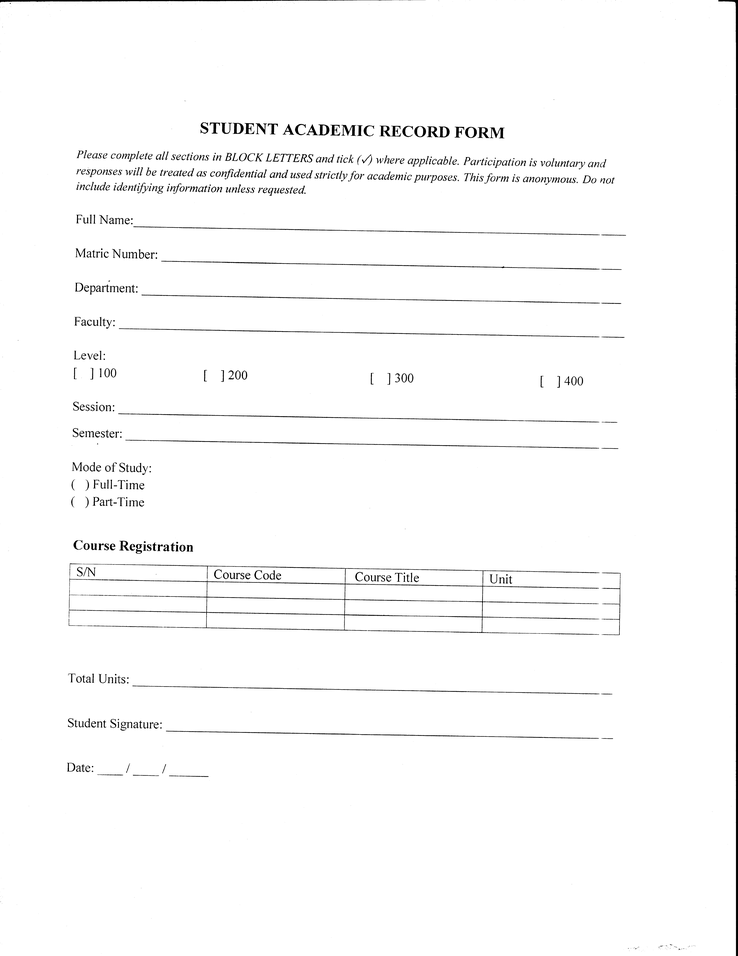
#> input picture combo1_individual/page_001.tif, 738 x 956 px, shrunk from 5088 x 6592 before the run
$ python -i skew_analysis.py   (imports and definitions only)
#> lines starting #> are read from the running program, lines starting #| are printed output that depends on the picture
#> further down, picture is the input picture: shape (956, 738); min 0, max 255, mean 249.9
from __future__ import annotations

import cv2
import numpy as np
import logging

logger = logging.getLogger(__name__)

_DEFAULTS: dict[str, float] = {
    "skew_angle": 0.0, "skew_confidence": 0.0,
    "skew_acceptability": 1.0, "skew_risk": 0.0,
    "effective_skew_risk": 0.0,
}


def skew_analysis(gray: np.ndarray, hough_threshold: int = 200) -> dict[str, float]:
#> called with hough_threshold = 200
    if gray is None:
        logger.warning("skew_analysis: gray is None, returning defaults")
        return dict(_DEFAULTS)
    if not isinstance(gray, np.ndarray):
        logger.warning("skew_analysis: expected ndarray, got %s", type(gray).__name__)
        return dict(_DEFAULTS)
    if gray.size == 0:
        logger.warning("skew_analysis: empty image, returning defaults")
        return dict(_DEFAULTS)
    if gray.ndim != 2:
        logger.warning("skew_analysis: expected 2D, got %dD, returning defaults", gray.ndim)
        return dict(_DEFAULTS)
    try:
        binary = cv2.adaptiveThreshold(gray,255,cv2.ADAPTIVE_THRESH_MEAN_C,
                                       cv2.THRESH_BINARY_INV,15,10)
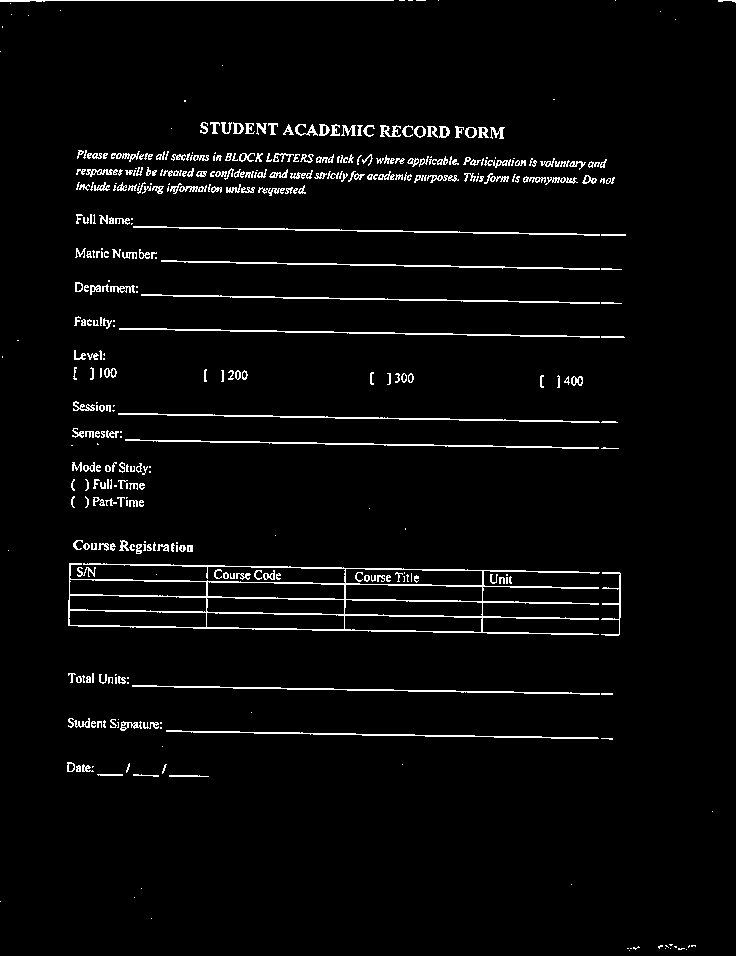
#> binary: shape (956, 738); 3.7% white in thin lines or dots
    except Exception as e:
        logger.exception("skew_analysis: adaptiveThreshold failed: %s", e)
        return dict(_DEFAULTS)
    try:
        edges = cv2.Canny(binary,50,150)
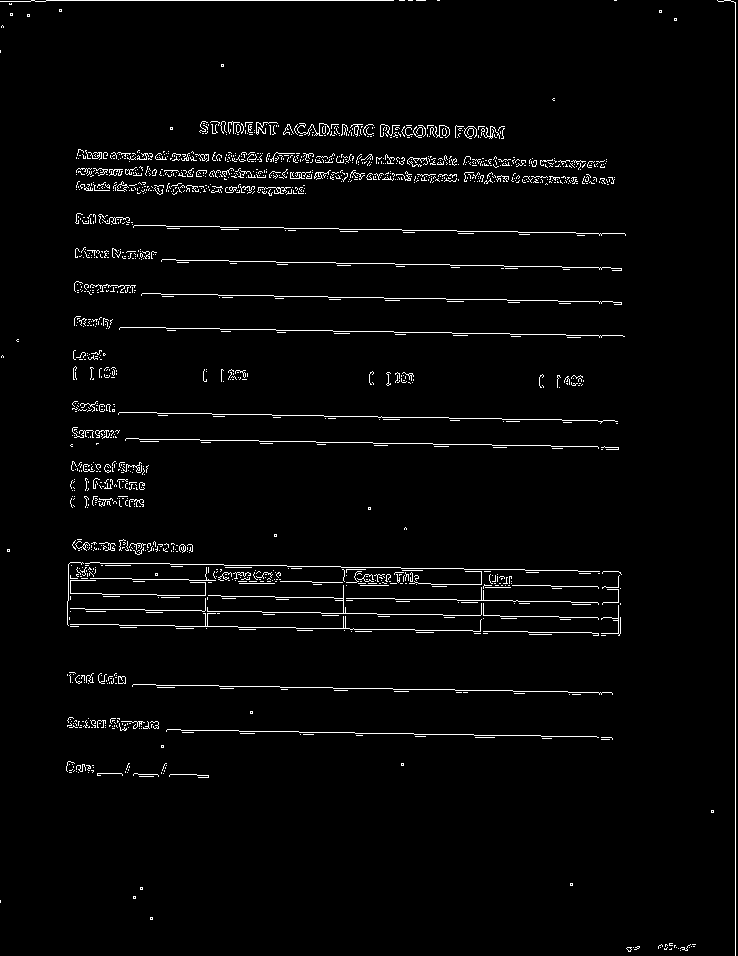
#> edges: shape (956, 738); 2.6% white in thin lines or dots
    except Exception as e:
        logger.exception("skew_analysis: Canny failed: %s", e)
        return dict(_DEFAULTS)
    try:
        lines = cv2.HoughLines(edges,1,np.pi/180,hough_threshold)
#> lines = 19 rows, first 8: [735, 0], [436, 1.59], [607, 1.59], [622, 1.59], [576, 1.59], [726, 1.59], [0, 1.57], [410, 1.59]
    except Exception as e:
        logger.exception("skew_analysis: HoughLines failed: %s", e)
        return dict(_DEFAULTS)
    skew_angle = 0.0
    skew_confidence = 0.0
    skew_acceptability = 1.0
    if lines is not None:
        try:
            angles = np.array([(theta - np.pi/2) * 180/np.pi for rho, theta in lines[:30, 0]])
#> angles = 19 values, max 1 at index 1, min -90 at index 0, mean -3.84
            med = np.median(angles)
#> med = 1
            mean_angle = np.mean(angles)
#> mean_angle = -3.84
            skew_angle = float(0.8 * med + 0.2 * mean_angle)
#> skew_angle = 0.0316
            cs = 1 - np.std(angles) / 2.0
#> cs = -9.15
            ca = 1 - abs(mean_angle - med) / 2.0
#> ca = -1.42
            skew_confidence = float(np.clip(0.7 * cs + 0.3 * ca, 0, 1))
#> skew_confidence = 0
            skew_acceptability = float(np.clip(1 - abs(skew_angle) / 3.0, 0, 1))
#> skew_acceptability = 0.989
        except Exception as e:
            logger.warning("skew_analysis: angle computation failed: %s", e)
    risk = float(np.clip(abs(skew_angle) / 5.0, 0, 1))
#> risk = 0.00632
    return {"skew_angle": skew_angle, "skew_confidence": skew_confidence,
            "skew_acceptability": skew_acceptability, "skew_risk": risk,
            "effective_skew_risk": float(skew_confidence * risk)}

>>> import cv2
>>> picture = cv2.imread('../../combo1_individual/page_001.tif', cv2.IMREAD_GRAYSCALE)
>>> result = skew_analysis(picture)
#> result = {'skew_angle': 0.0316, 'skew_confidence': 0, 'skew_acceptability': 0.989, 'skew_risk': 0.00632, 'effective_skew_risk': 0}

$ run again, on combo1_individual/page_002.tif
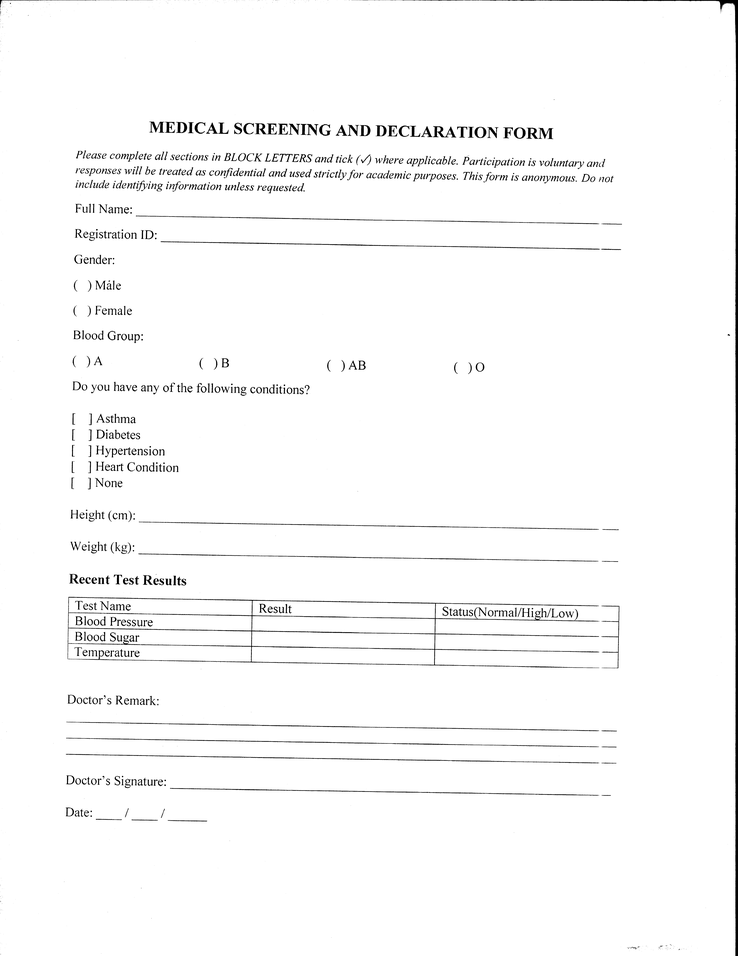
#> input picture combo1_individual/page_002.tif, 738 x 956 px, shrunk from 5088 x 6592 before the run
#> picture is the input picture: shape (956, 738); min 0, max 255, mean 249
#> in skew_analysis, `binary = cv2.adaptiveThreshold(gray,255,cv2.ADAPTIVE_THRESH_MEAN_C, cv..`:
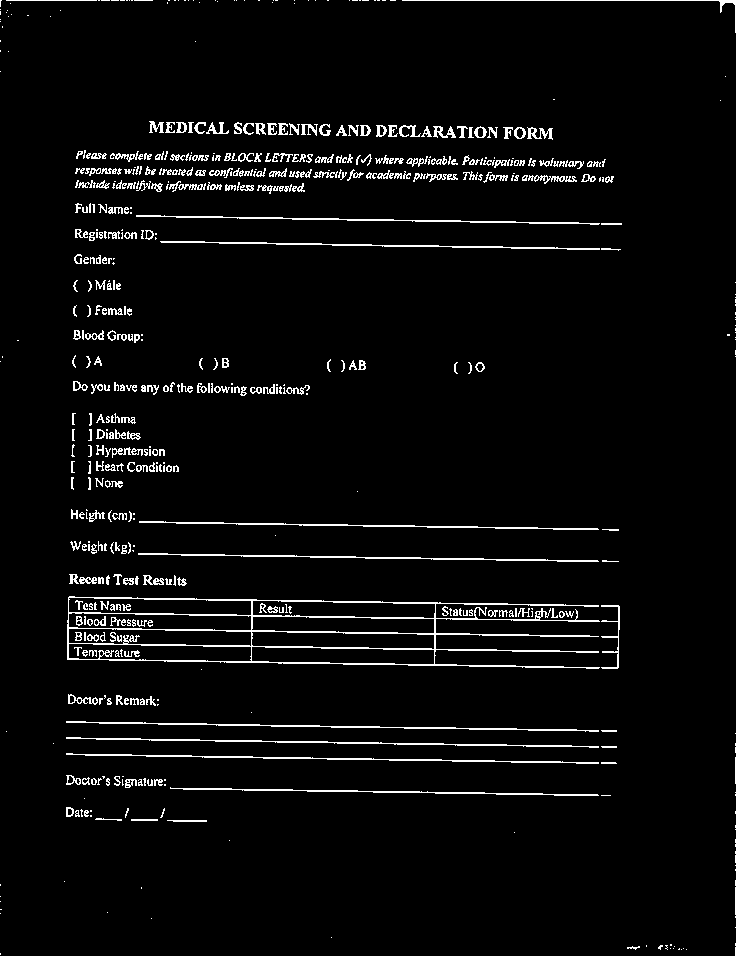
#> binary: shape (956, 738); 4.2% white in thin lines or dots
#> in skew_analysis, `edges = cv2.Canny(binary,50,150)`:
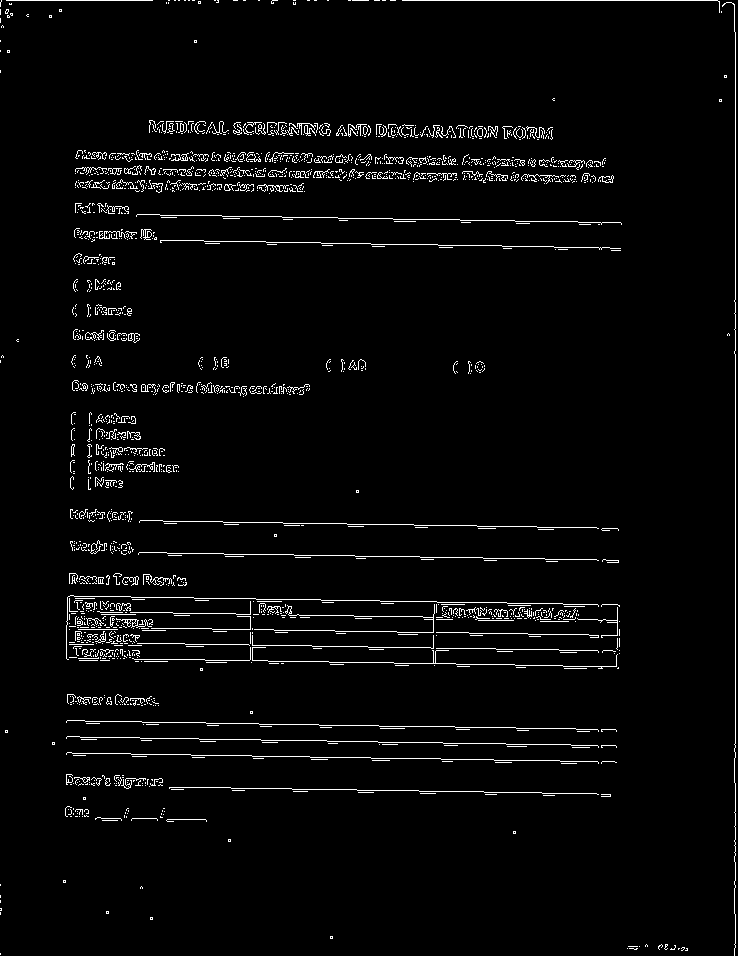
#> edges: shape (956, 738); 3.1% white in thin lines or dots
#> lines = 18 rows, first 8: [735, 0], [0, 1.57], [751, 1.59], [594, 1.59], [640, 1.59], [735, 1.59], [237, 1.59], [549, 1.59]
#> angles = 18 values from -90 to 1
#> med = 1
#> mean_angle = -4.11
#> skew_angle = -0.0222
#> cs = -9.42
#> ca = -1.56
#> skew_confidence = 0
#> skew_acceptability = 0.993
#> risk = 0.00445
#> result = {'skew_angle': -0.0222, 'skew_confidence': 0, 'skew_acceptability': 0.993, 'skew_risk': 0.00445, 'effective_skew_risk': 0}

$ run again, on combo1_individual/page_003.tif
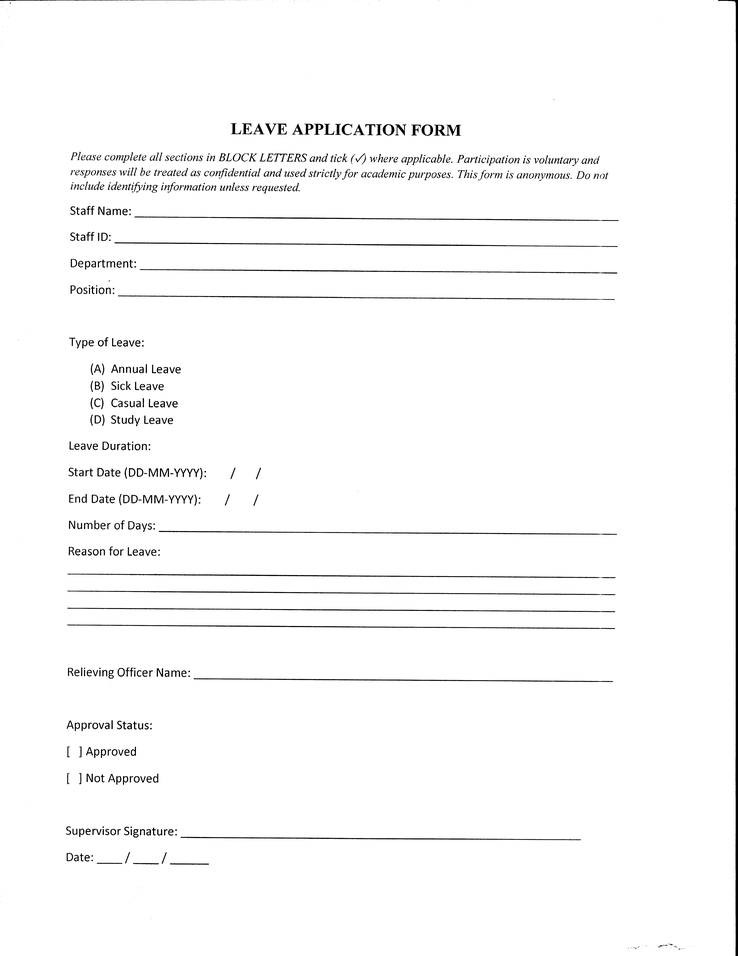
#> input picture combo1_individual/page_003.tif, 738 x 956 px, shrunk from 5088 x 6592 before the run
#> picture is the input picture: shape (956, 738); min 0, max 255, mean 249.3
#> in skew_analysis, `binary = cv2.adaptiveThreshold(gray,255,cv2.ADAPTIVE_THRESH_MEAN_C, cv..`:
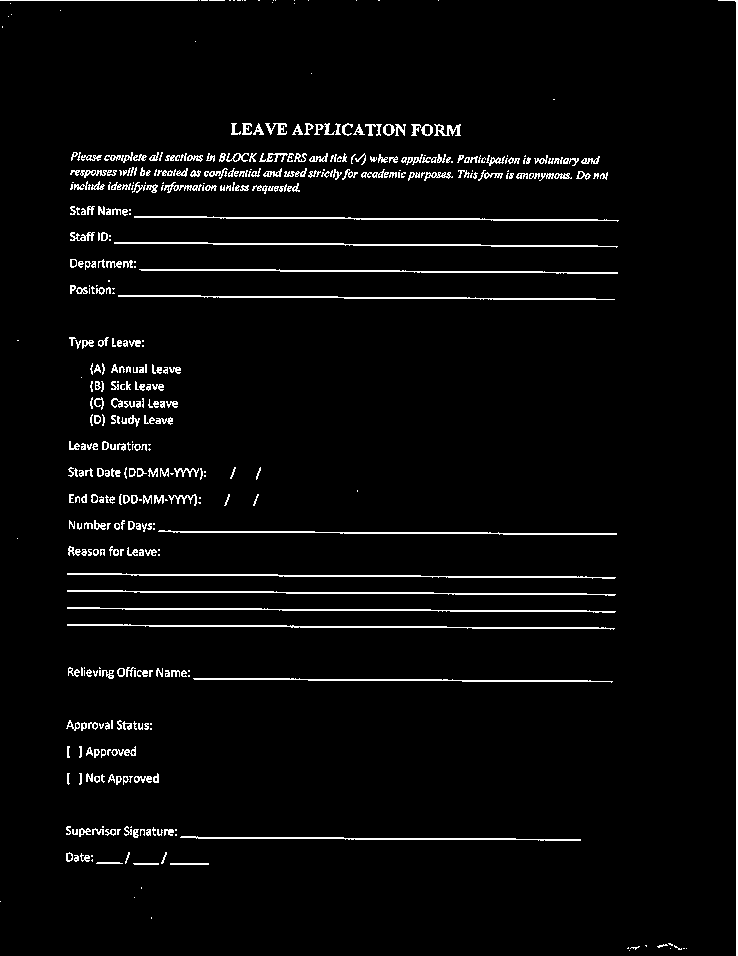
#> binary: shape (956, 738); 3.6% white in thin lines or dots
#> in skew_analysis, `edges = cv2.Canny(binary,50,150)`:
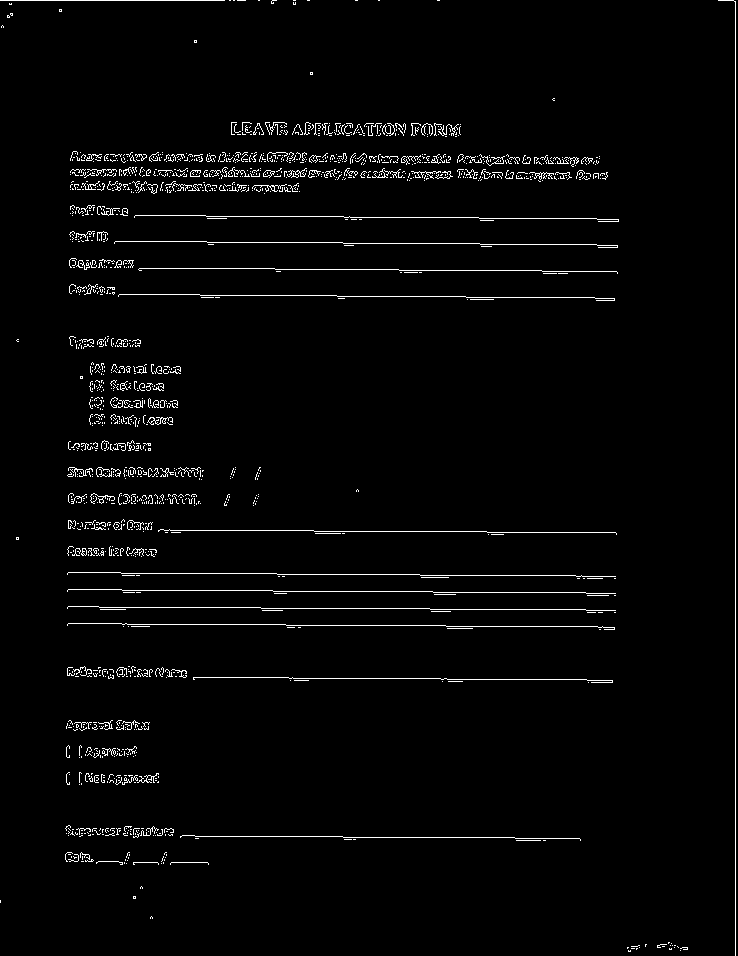
#> edges: shape (956, 738); 2.4% white in thin lines or dots
#> lines = [[735, 0], [0, 1.57]]
#> angles = [-90, 2.5e-06]
#> med = -45
#> cs = -21.5
#> ca = 1
#> skew_confidence = 0
#> risk = 1
#> result = {'skew_angle': -45, 'skew_confidence': 0, 'skew_acceptability': 0, 'skew_risk': 1, 'effective_skew_risk': 0}

$ run again, on combo1_individual/page_004.tif
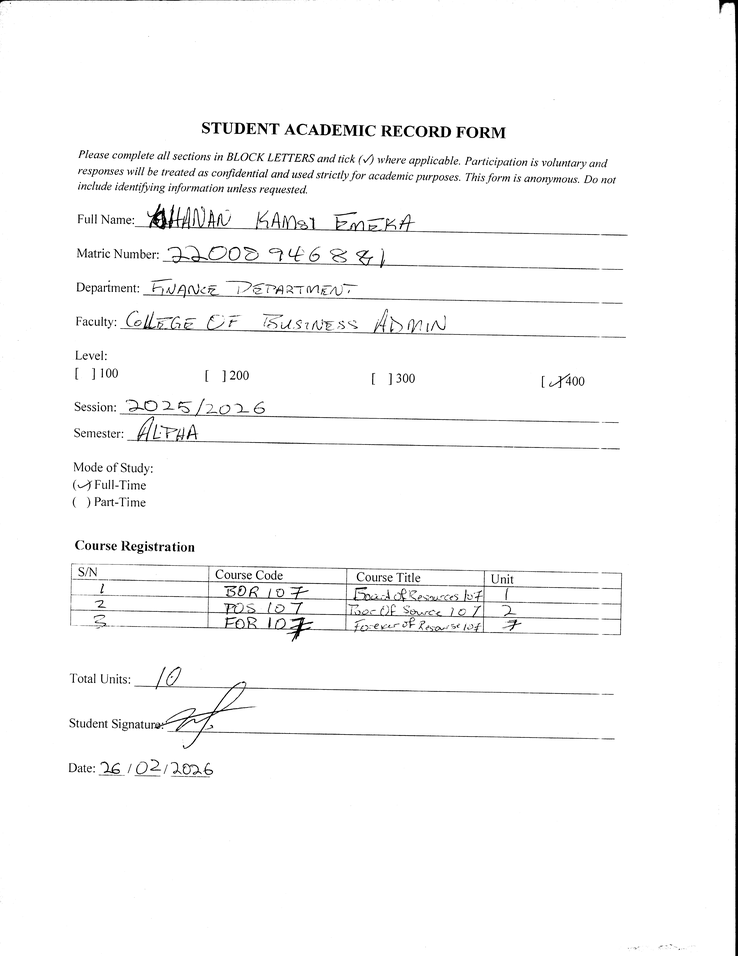
#> input picture combo1_individual/page_004.tif, 738 x 956 px, shrunk from 5088 x 6592 before the run
#> picture is the input picture: shape (956, 738); min 0, max 255, mean 248.2
#> in skew_analysis, `binary = cv2.adaptiveThreshold(gray,255,cv2.ADAPTIVE_THRESH_MEAN_C, cv..`:
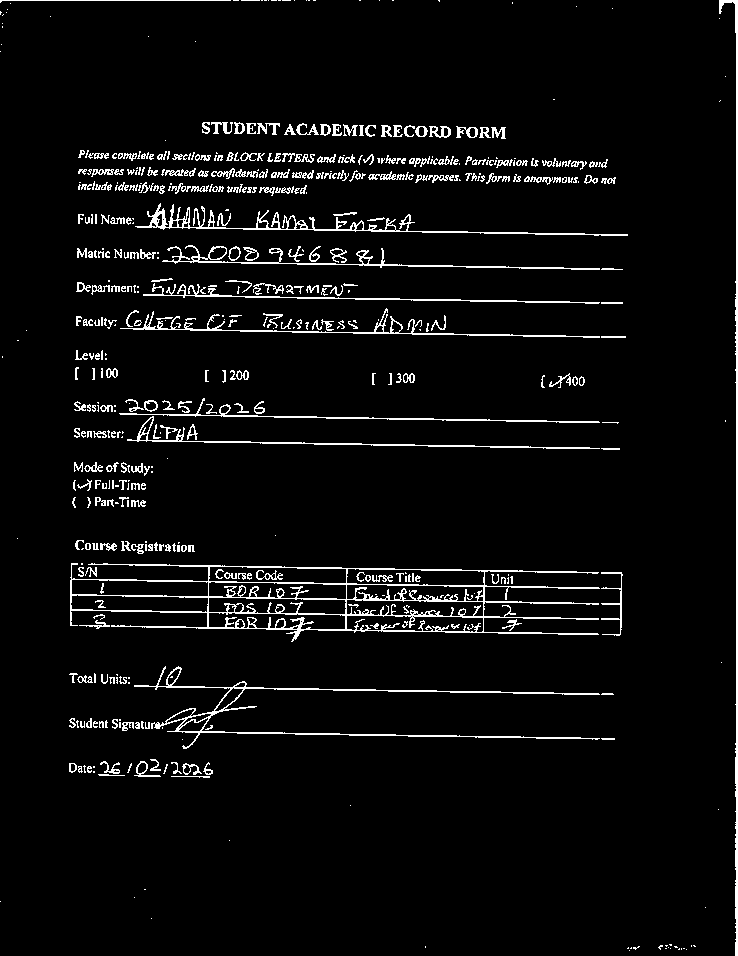
#> binary: shape (956, 738); 4.7% white in thin lines or dots
#> in skew_analysis, `edges = cv2.Canny(binary,50,150)`:
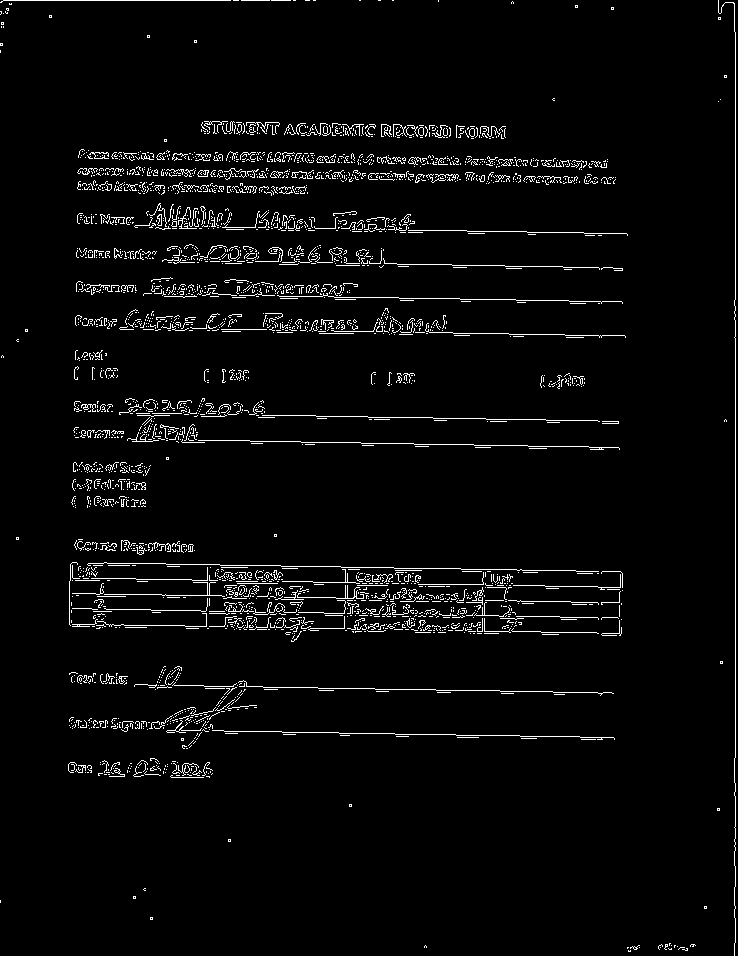
#> edges: shape (956, 738); 3.5% white in thin lines or dots
#> lines = 20 rows, first 8: [735, 0], [576, 1.59], [410, 1.59], [436, 1.59], [622, 1.59], [682, 1.59], [607, 1.59], [0, 1.57]
#> angles = 20 values, max 1 at index 1, min -90 at index 0, mean -3.6
#> med = 1
#> mean_angle = -3.6
#> skew_angle = 0.08
#> cs = -8.91
#> ca = -1.3
#> skew_confidence = 0
#> skew_acceptability = 0.973
#> risk = 0.016
#> result = {'skew_angle': 0.08, 'skew_confidence': 0, 'skew_acceptability': 0.973, 'skew_risk': 0.016, 'effective_skew_risk': 0}
